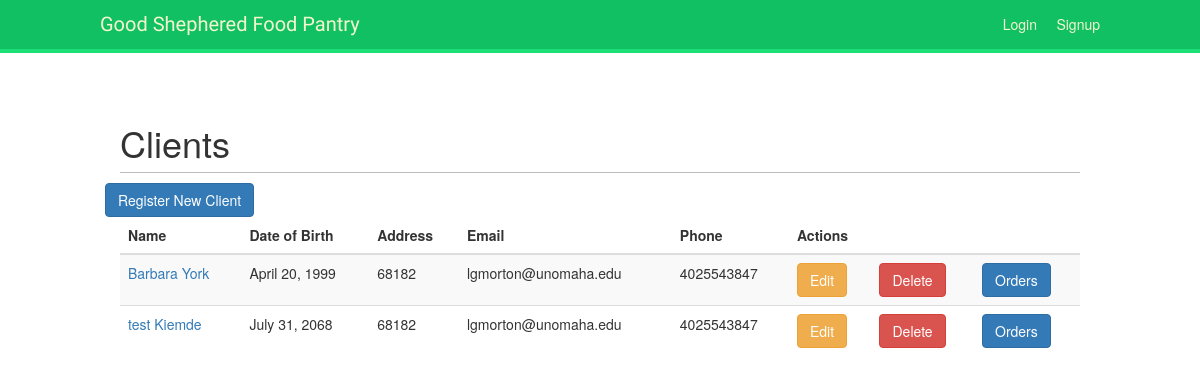
/account/client_list, run on the app's committed database.
### account/models.py (models this page shows, shortened)
class Client(models.Model):
    first_name = models.CharField(max_length=50, blank=False, null=False)
    last_name = models.CharField(max_length=50, blank=False, null=False)
    date_of_birth = models.DateField(blank=False, null=False)
    gender = models.CharField(max_length=20, blank=False, null=False)
    address = models.CharField(max_length=100, blank=False, null=False)
    city = models.CharField(max_length=50, blank=False, null=False)
    state = models.CharField(max_length=2, blank=False, null=False)
    zip = models.CharField(max_length=5, blank=False, null=False)
    email = models.EmailField()
    phone = models.CharField(max_length=10)
    referred_by = models.CharField(max_length=1000)
    reffered_to = models.CharField(max_length=1000)
    created_date = models.DateTimeField(default=timezone.now)

### account/views.py (the view)
# urls.py: path('client_list', views.client_list, name='client_list'),
def client_list(request):
    client = Client.objects.filter(created_date__lte=timezone.now())
    return render(request, 'crm/client_list.html', {'client': client})

### account/templates/crm/client_list.html (shortened to what this page needs)
{% extends "base.html" %}
{% block content %}
    <h1>Clients</h1>
     <div class="row">
         <a href="{% url 'client_new' %}"><span
                    class="btn btn-primary">Register New Client</span></a>
    </div>
    <table class="table table-striped">
        <thead>
            <tr>
                <th>Name</th>
                <th>Date of Birth</th>
                <th>Address</th>
                <th>Email</th>
                <th>Phone</th>
                <th colspan="3">Actions</th>
            </tr>
        </thead>
        <tbody>
        {% for client in client %}
            <tr>
                <td><a href="{% url 'client_orders' pk=client.pk%}" class="stretched-link">{{ client.first_name }} {{ client.last_name }}</a></td>
                <td>{{ client.date_of_birth }}</td>
                <td>{{ client.zip }}</td>
                <td>{{ client.email }}</td>
                <td>{{ client.phone }}</td>
                <td><a href="{% url "client_edit" pk=client.pk %}" class="btn btn-warning">Edit</a></td>
                <td><a href="{% url "client_delete" pk=client.pk %}" onclick="return confirm('Are you sure you want to delete?')" class="btn btn-danger">Delete</a></td>
                <td><a href="{% url "client_orders" pk=client.pk %}" class="btn btn-primary">Orders</a></td>
            </tr>
        {% endfor %}
        </tbody>
    </table>
{% endblock %}

### account/static/css/base.css (style rules this page uses)
body { margin:0; padding:0; font-family:helvetica, sans-serif; }
a { color:#12c064; text-decoration:none; }
h1, h2, h3, h4, h5 , h6 { font-family: 'Muli', sans-serif; font-weight:normal; }
h1 { border-bottom:1px solid #bbb; padding:0 0 10px 0; margin:10px 0 20px 0; }

### data on the page
Client: first_name "Barbara", last_name "York", date_of_birth "April 20, 1999", zip "68182", email "lgmorton@unomaha.edu", phone "4025543847"
Client: first_name "test", last_name "Kiemde", date_of_birth "July 31, 2068", zip "68182", email "lgmorton@unomaha.edu", phone "4025543847"
